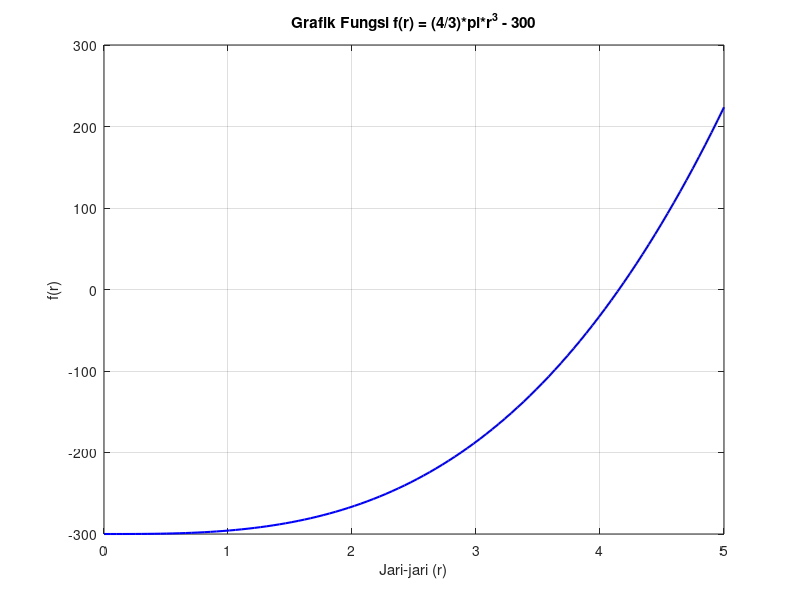

Source code (MATLAB):
% Perbaikan Kasus 3: Persamaan Non-Linier (Metode Biseksi)
clear; clc;

% Menggunakan titik (.^3) dan nilai pi langsung agar aman di GNU Octave
f = @(r) (4/3) * 3.141592653589793 * (r.^3) - 300;

% Visualisasi grafik untuk memastikan daerah akar
r_val = linspace(0, 5, 100);
y_val = f(r_val);

figure;
plot(r_val, y_val, 'b-', 'LineWidth', 1.5);
grid on;
title('Grafik Fungsi f(r) = (4/3)*pi*r^3 - 300');
xlabel('Jari-jari (r)');
ylabel('f(r)');

% Menentukan batas awal interval [a, b]
a = 1;
b = 5;
tol = 1e-6;
max_iter = 100;

% Pengecekan apakah interval mengapit akar
if f(a) * f(b) > 0
    a = 0;
    b = 10;
end

if f(a) * f(b) > 0
    error('Interval awal [a, b] tidak mengapit akar. Periksa kembali nilai a dan b.');
end

% Algoritma Biseksi menggunakan perulangan while
iter = 0;
c = a;

while (b - a) / 2 > tol && iter < max_iter
    iter = iter + 1;
    c = (a + b) / 2;

    if f(c) == 0
        break;
    end

    if f(a) * f(c) < 0
        b = c;
    else
        a = c;
    end
end

% Menampilkan Hasil di Command Window
fprintf('=== HASIL PENYELESAIAN KASUS 3 ===\n');
fprintf('Jumlah iterasi yang dilakukan : %d\n', iter);
fprintf('Nilai jari-jari (r)          : %.6f cm\n', c);

% Menghitung volume bagian tabung di luar bola: V = (2/3) * pi * r^3
V_luar = (2/3) * 3.141592653589793 * (c^3);
fprintf('Volume tabung di luar bola   : %.6f cm^3\n', V_luar);
